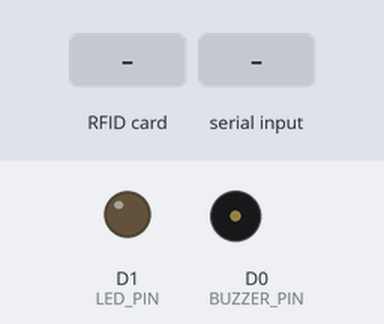
A sketch run on a simulated ESP8266 (NodeMCU). Parts: output pins drawn as LEDs (lit = HIGH), buzzer (waves = sounding, pin HIGH). The inputs (shaded band) are chosen by the test bench. WiFi joins after 1.5 s; servers stay silent unless stated; uploads are accepted with an empty reply; what the sketch prints to the serial monitor is not drawn.

Above: at 0.1 s.
At 2.7 s:
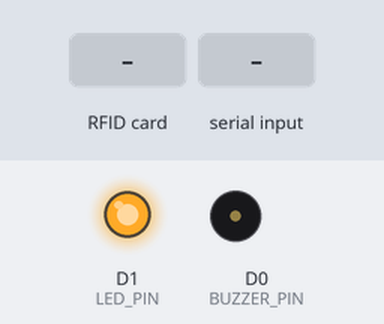
2.8 s: RFID card 5E 7A 19 C4 held to the reader
At 3.8 s:
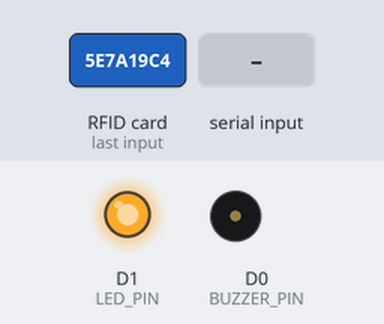
4.4 s: "1\n" received over Serial
Timing chart, 0 to 7.4 s (numbered marks = the images above; inputs shaded):
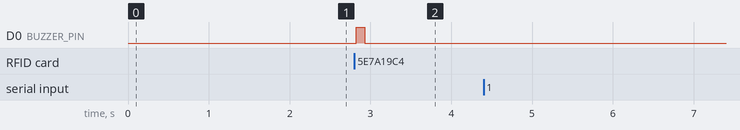

The sketch:

door.ino
```cpp
#include <SPI.h>
#include <MFRC522.h>
#include <ESP8266WiFi.h>
#include <ESP8266HTTPClient.h>

// Wi‑Fi credentials
const char* ssid     = "TheLight";
const char* password = "musikana30";

// Server route
const char* serverHost = "http://192.168.92.18:3000/api/microcontroller";

// RC522 pins
#define RST_PIN D2
#define SS_PIN  D4

// Extras
#define BUZZER_PIN D0   // GPIO16
#define LED_PIN    D1   // GPIO5

MFRC522 mfrc522(SS_PIN, RST_PIN);

void setup() {
  Serial.begin(9600);

  pinMode(BUZZER_PIN, OUTPUT);
  digitalWrite(BUZZER_PIN, LOW);
  pinMode(LED_PIN, OUTPUT);
  digitalWrite(LED_PIN, LOW);

  SPI.begin();
  mfrc522.PCD_Init();

  Serial.print("Connecting to Wi‑Fi: ");
  Serial.println(ssid);
  WiFi.begin(ssid, password);

  int attempts = 0;
  while (WiFi.status() != WL_CONNECTED && attempts < 20) {
    delay(500);
    Serial.print(".");
    attempts++;
  }
  if (WiFi.status() == WL_CONNECTED) {
    Serial.println("\n✅ Connected!");
    Serial.print("IP Address: "); Serial.println(WiFi.localIP());
    digitalWrite(LED_PIN, HIGH);
  } else {
    Serial.println("\n❌ Failed to connect to Wi‑Fi.");
  }

  Serial.println("Ready. Scan an RFID card, or send a tag over Serial.");
}

// helper to POST a tag with given position
void postTag(const String &rfidTag, const char* position) {
  if (WiFi.status() != WL_CONNECTED) {
    Serial.println("Wi‑Fi not connected, skipping POST.");
    return;
  }

  WiFiClient client;
  HTTPClient http;
  http.begin(client, serverHost);
  http.addHeader("Content-Type", "application/json");

  String payload = "{\"rfidTag\":\"" + rfidTag + "\",\"position\":\"" + String(position) + "\"}";
  int code = http.POST(payload);

  if (code > 0) {
    Serial.print("POST Success, code="); Serial.println(code);
    Serial.println("Response: " + http.getString());
  } else {
    Serial.print("POST failed, code="); Serial.println(code);
  }
  http.end();
}

void loop() {
  // ——— 1) RFID scan ———
  if (mfrc522.PICC_IsNewCardPresent() && mfrc522.PICC_ReadCardSerial()) {
    String rfidTag;
    for (byte i = 0; i < mfrc522.uid.size; i++) {
      if (mfrc522.uid.uidByte[i] < 0x10) rfidTag += "0";
      rfidTag += String(mfrc522.uid.uidByte[i], HEX);
    }
    rfidTag.toUpperCase();

    Serial.print("Scanned UID: "); Serial.println(rfidTag);

    // buzzer beep
    digitalWrite(BUZZER_PIN, HIGH);
    delay(100);
    digitalWrite(BUZZER_PIN, LOW);

    postTag(rfidTag, "door");   // <-- position = "door"

    mfrc522.PICC_HaltA();
    mfrc522.PCD_StopCrypto1();
    delay(500);
  }

  // ——— 2) Listen for incoming tags over Serial ———
  if (Serial.available()) {
    String incoming = Serial.readStringUntil('\n');
    incoming.trim();
    if (incoming.length() > 0) {
      Serial.print("Received via Serial: "); Serial.println(incoming);
      postTag(incoming, "desk");  // <-- position = "desk"
    }
  }
}
```

Measured:
- after the input at 2.8 s, D0 (BUZZER_PIN): LOW → HIGH at once, → LOW 0.10 s later
- after the input at 4.4 s, every drawn part: stays the same
